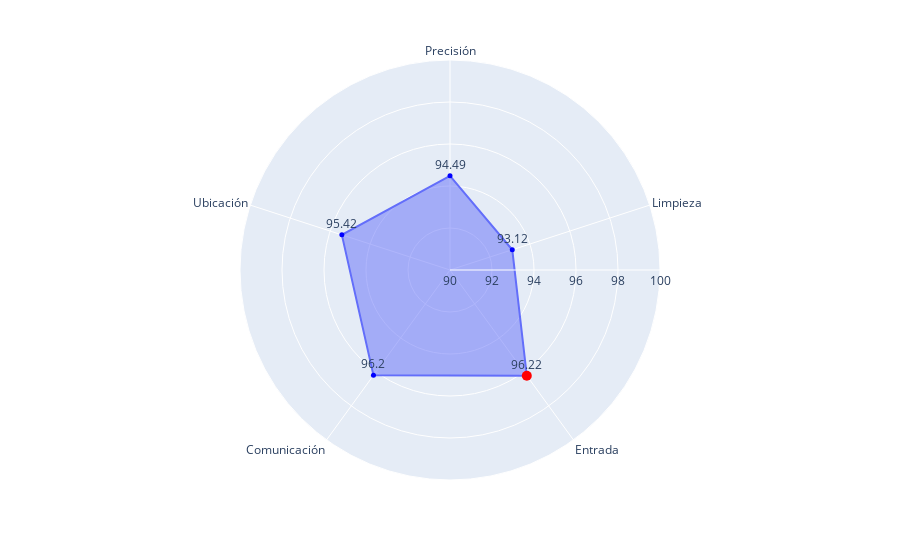

Notebook source saved alongside this figure:
### Markdown cell above
Gráfica de radar para representar las puntuaciones

### Code cell
#Trazamos la gráfica de radar

fig = px.line_polar(df, r=mean_scores.values, theta=mean_scores.index, range_r=(90, 100), line_close=True)
fig.update_traces(fill='toself')

#Añadimos los valores

fig.add_trace(go.Scatterpolar(
    r=mean_scores.values,
    theta=mean_scores.index,
    mode='markers+text',
    marker=dict(color='blue', size=5, symbol='circle'),
    text=mean_scores.values.round(2),
    textposition='top center',
    name='Valores',
    showlegend=False
))

#Marcamos el valor máximo

fig.add_trace(go.Scatterpolar(
    r=[max_value],
    theta=[max_metric],
    mode='markers',
    marker=dict(color='red', size=10, symbol='circle'),
    name='Valor máximo',
    showlegend=False
))

### Figure 1 — Plotly figure (JSON) as saved in the notebook; plotly's stock layout.template omitted (floating-point values rounded to 4 significant figures)
{"data": [{"fill": "toself", "hovertemplate": "r=%{r}<br>theta=%{theta}<extra></extra>", "legendgroup": "", "line": {"color": "#636efa", "dash": "solid"}, "marker": {"symbol": "circle"}, "mode": "lines", "name": "", "r": [94.49, 93.12, 96.22, 96.2, 95.42, 94.49], "showlegend": false, "subplot": "polar", "theta": ["Precisión", "Limpieza", "Entrada", "Comunicación", "Ubicación", "Precisión"], "type": "scatterpolar"}, {"marker": {"color": "blue", "size": 5, "symbol": "circle"}, "mode": "markers+text", "name": "Valores", "r": [94.49, 93.12, 96.22, 96.2, 95.42], "showlegend": false, "text": [94.49, 93.12, 96.22, 96.2, 95.42], "textposition": "top center", "theta": ["Precisión", "Limpieza", "Entrada", "Comunicación", "Ubicación"], "type": "scatterpolar"}, {"marker": {"color": "red", "size": 10, "symbol": "circle"}, "mode": "markers", "name": "Valor máximo", "r": [96.22], "showlegend": false, "theta": ["Entrada"], "type": "scatterpolar"}], "layout": {"legend": {"tracegroupgap": 0}, "margin": {"t": 60}, "polar": {"angularaxis": {"direction": "clockwise", "rotation": 90}, "domain": {"x": [0, 1], "y": [0, 1]}, "radialaxis": {"range": [90, 100]}}}}
